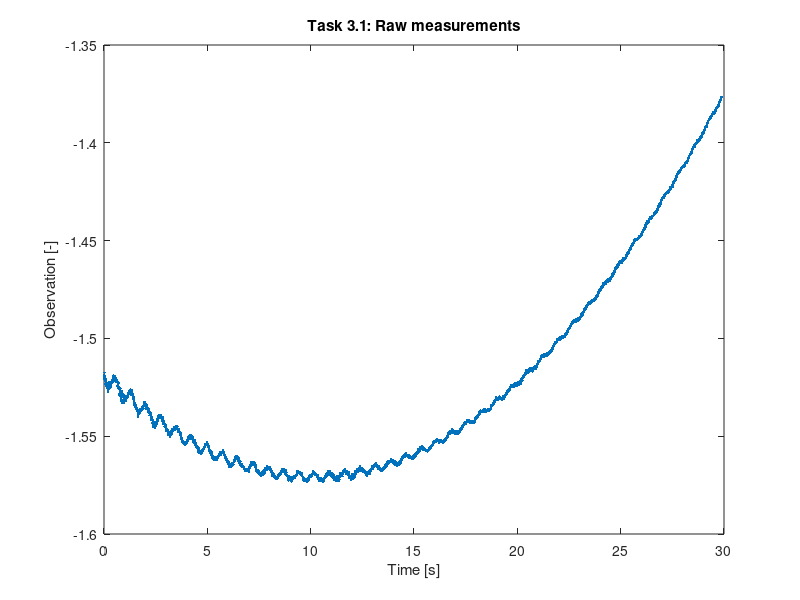
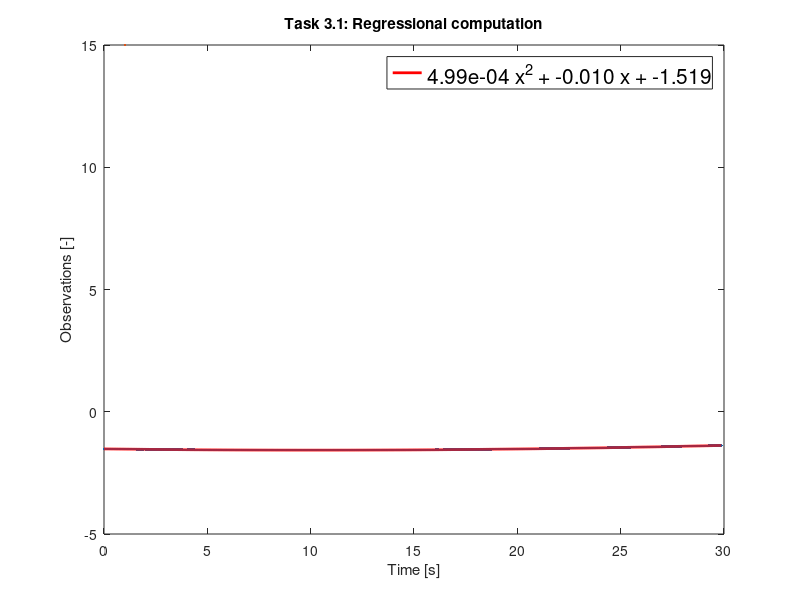

These charts were generated, in order, by the following MATLAB code: (Note: this script raises an error after producing the figures.)
%--------------------------------------------------------------------------
%   
%          ADJUSTMENT THEORY I
%    Exercise 9: Adjustment Calculation - part IV  
% 
%   Author         : Anastasia Pasioti
%   Version        : October 11, 2018
%   Last changes   : January 11, 2023
%
%--------------------------------------------------------------------------

clc;
clear all;
close all;

%--------------------------------------------------------------------------
%   Task 1
%--------------------------------------------------------------------------
%--------------------------------------------------------------------------
%   Observations and initial values for the unknowns
%--------------------------------------------------------------------------
%Load data


%Error-free values
data = load("Exercise3-2.txt");
t = data(:,1);
y = data(:,2);

figure;
plot(t,y,'.')
title('Task 3.1: Raw measurements')
xlabel('Time [s]')
ylabel('Observation [-]')
hold off

%Vector of observations
L = y;

%Number of observations
no_n = length(L);

%Initial values for the unknowns
a = 1; %
b = 1; %
c= 1;

%Vector of initial values for the unknowns
X_0 = [a; b;c ];

%Number of unknowns
no_u = length(X_0);

%Redundancy
r = no_n - no_u;

%--------------------------------------------------------------------------
%  Stochastic model
%--------------------------------------------------------------------------

Q_LL = eye(no_n);

%Weight matrix
P = inv(Q_LL);

%--------------------------------------------------------------------------
%  Adjustment
%--------------------------------------------------------------------------
%break-off conditions
epsilon = 10^-12;
delta = 10^-12;
max_x_hat = Inf;
Check2 = Inf;

%Number of iterations
iteration = 0;

while max_x_hat > epsilon || Check2 > delta         
    
     %Observations as functions of the approximations for the unknowns
     L_0 = a*t.^2 + b*t + c;
     
     %Vector of reduced observations
     l = L - L_0;
    
     %Design matrix with the elements from the Jacobian matrix J
     
     A = [ t.^2,t , ones(no_n, 1)];  
    
     %Normal matrix
     N = A' * P * A;
     
     %Vector of right hand side of normal equations
     n = A' * P * l;
    
     %Inversion of normal matrix / Cofactor matrix of the unknowns
     Q_xx = inv(N);
    
     %Solution of the normal equations
     x_hat = Q_xx * n;
      
     %Update
     X_hat = X_0 + x_hat;
     X_0 = X_hat;

     a = X_hat(1);
     b = X_hat(2);
     c = X_hat(3);
    
     %Check 1
     max_x_hat = max(abs(x_hat));
     
     %Vector of residuals
     v = A * x_hat -l;
 
     %Vector of adjusted observations
     L_hat = L + v;
    
     %Objective function
     vTPv = v' * P * v;
    
     %Functional relationships without the observations
     Psi = a * t.^2 +b*t + c;

     %Check 2
     Check2 = max(abs(L_hat- Psi)); 
    
     %Update number of iterations
     iteration = iteration+1;
  
end

if Check2<=delta
    disp('Everything is fine!')
else
    disp('Something is wrong.')
end

iteration

%--------------------------------------------------------------------------
%  Plot
%--------------------------------------------------------------------------
figure;
plot(t, y, '.', Markersize=15)
title('Task 3.1: Regressional computation')
xlabel('Time [s]')
ylabel('Observations [-]')
hold on 
txt = sprintf('%.2e x^2 + %.3f x + %.3f', a, b,c)

h_line = plot(t, a*t.^2+b*t+c, 'DisplayName', txt, 'Color', 'r', 'LineWidth', 2);
legend(h_line, 'Location', 'best','FontSize',15);
hold off 

%--------------------------------------------------------------------------
%  Detrend the model
%--------------------------------------------------------------------------
figure;
y_new = y - Psi;
data_to_save = [t(:), y_new(:)];
writematrix(data_to_save, 'task3_1_data.txt', 'Delimiter', '\t'); % write to matrix to compute xcross

plot(t, y_new, '.', Markersize=15)
title('Task 3.1: Observation measurements - Detrended')
xlabel('Time [s]')
ylabel('Observations [-]')
hold on 


